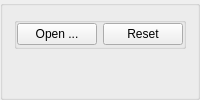
               <widget class="QGroupBox" name="groupBox_26">
                <property name="title">
                 <string/>
                </property>
                <layout class="QVBoxLayout" name="verticalLayout_15">
                 <item>
                  <widget class="QGroupBox" name="groupBox_2">
                   <property name="title">
                    <string/>
                   </property>
                   <property name="flat">
                    <bool>true</bool>
                   </property>
                   <layout class="QHBoxLayout" name="horizontalLayout_2">
                    <property name="leftMargin">
                     <number>0</number>
                    </property>
                    <property name="topMargin">
                     <number>0</number>
                    </property>
                    <property name="rightMargin">
                     <number>0</number>
                    </property>
                    <property name="bottomMargin">
                     <number>0</number>
                    </property>
                    <item>
                     <widget class="QPushButton" name="EditFile">
                      <property name="text">
                       <string>Open ...</string>
                      </property>
                     </widget>
                    </item>
                    <item>
                     <widget class="QPushButton" name="reset">
                      <property name="text">
                       <string>Reset</string>
                      </property>
                     </widget>
                    </item>
                   </layout>
                  </widget>
                 </item>
                 <item>
                  <widget class="QLabel" name="filepath">
                   <property name="minimumSize">
                    <size>
                     <width>100</width>
                     <height>0</height>
                    </size>
                   </property>
                   <property name="font">
                    <font>
                     <pointsize>9</pointsize>
                    </font>
                   </property>
                   <property name="text">
                    <string/>
                   </property>
                  </widget>
                 </item>
                </layout>
               </widget>
